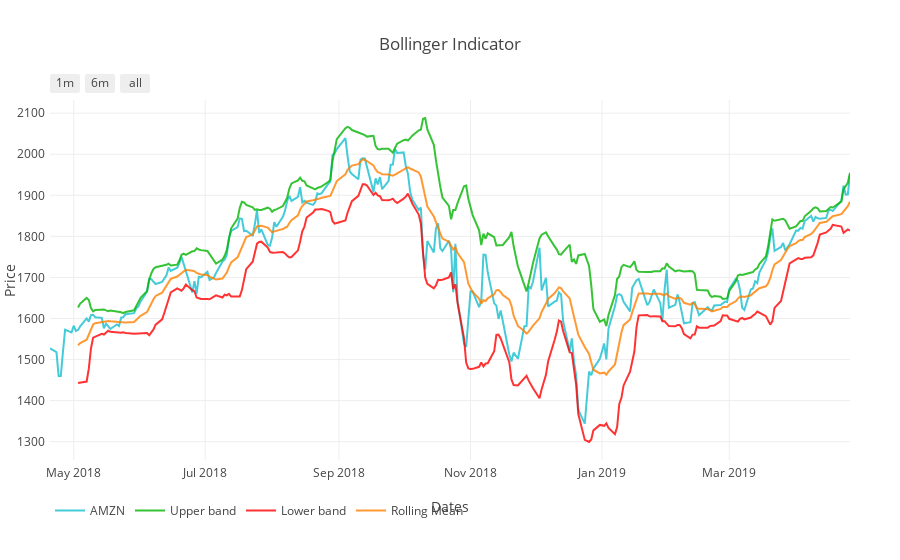

Here is the notebook cell this chart was saved with:
### Markdown cell above
### Bollinger Bands

### Code cell
# Compute rolling mean
rm = get_rolling_mean(portf_value['Adj Close'], window=10)

# Compute rolling standard deviation
rstd = get_rolling_std(portf_value['Adj Close'], window=10)

# Compute upper and lower bands
upper_band, lower_band = get_bollinger_bands(rm, rstd)

# Create Dataframe for plotting
bollinger_df = portf_value.copy()
bollinger_df['upper_band'] = upper_band
bollinger_df['lower_band'] = lower_band
bollinger_df['middle_band'] = rm

plot_boll = plot_bollinger(bollinger_df, symbol, output_type='nb')
iplot(plot_boll)

### Figure 1 — Plotly figure (JSON) as saved in the notebook; plotly's stock layout.template omitted (floating-point values rounded to 4 significant figures; data arrays with more than 128 entries replaced by an {"elided": "..."} marker saying what was removed)
{"data": [{"line": {"color": "#17BECF"}, "name": "AMZN", "opacity": 0.8, "type": "scatter", "uid": "83e8e2ef-df97-4d3f-a7dc-bfbda8c56b32", "x": {"elided": "256 str values"}, "y": {"elided": "256 float values"}}, {"line": {"color": "#04B404"}, "name": "Upper band", "opacity": 0.8, "type": "scatter", "uid": "e92ac2f4-5640-41c5-8ba7-dc6f6a7568c6", "x": {"elided": "256 str values"}, "y": {"elided": "256 float values"}}, {"line": {"color": "#FF0000"}, "name": "Lower band", "opacity": 0.8, "type": "scatter", "uid": "9fa9e2ba-c15a-489e-9ccd-b9c6093689c1", "x": {"elided": "256 str values"}, "y": {"elided": "256 float values"}}, {"line": {"color": "#FF8000"}, "name": "Rolling Mean", "opacity": 0.8, "type": "scatter", "uid": "35356031-238d-4923-9aa1-4365d067532f", "x": {"elided": "256 str values"}, "y": {"elided": "256 float values"}}], "layout": {"autosize": true, "legend": {"orientation": "h"}, "margin": {"b": 100, "l": 50, "pad": 4, "r": 50, "t": 100}, "showlegend": true, "title": {"text": "Bollinger Indicator"}, "xaxis": {"range": ["2018-04-20", "2019-04-26"], "rangeselector": {"buttons": [{"count": 1, "label": "1m", "step": "month", "stepmode": "backward"}, {"count": 6, "label": "6m", "step": "month", "stepmode": "backward"}, {"step": "all"}]}, "title": {"text": "Dates"}, "type": "date"}, "yaxis": {"autorange": true, "range": [1255.0, 2132.0], "title": {"text": "Price"}, "type": "linear"}}}
